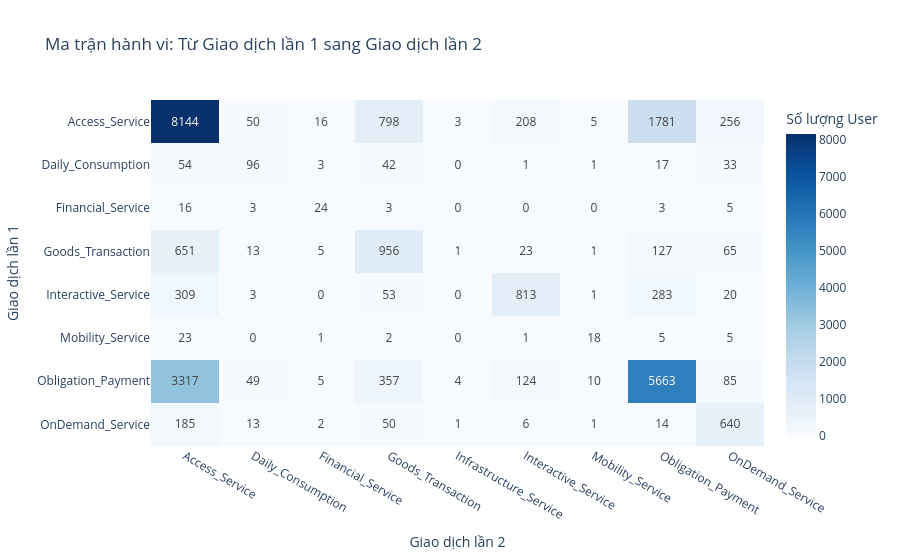

The cell this chart's notebook holds for it:
### Code cell
# Lấy giao dịch lần 1 và lần 2 của mỗi user
trans_1 = df_all[df_all['trans_rank'] == 1][['userID', 'report_cat']]
trans_1.rename(columns={'report_cat': 'First_Step'}, inplace=True)

trans_2 = df_all[df_all['trans_rank'] == 2][['userID', 'report_cat']]
trans_2.rename(columns={'report_cat': 'Second_Step'}, inplace=True)

# Gộp lại để tạo luồng: First_Step -> Second_Step
path_df = trans_1.merge(trans_2, on='userID', how='inner')

heatmap_data = path_df.groupby(['First_Step', 'Second_Step']).size().reset_index(name='Count')
heatmap_pivot = heatmap_data.pivot(index='First_Step', columns='Second_Step', values='Count').fillna(0)

# 2. Vẽ Heatmap
fig_heatmap = px.imshow(
    heatmap_pivot,
    labels=dict(x="Giao dịch lần 2", y="Giao dịch lần 1", color="Số lượng User"),
    x=heatmap_pivot.columns,
    y=heatmap_pivot.index,
    text_auto=True, # Hiển thị số trực tiếp trên ô
    aspect="auto",
    color_continuous_scale='Blues',
    title="Ma trận hành vi: Từ Giao dịch lần 1 sang Giao dịch lần 2"
)

fig_heatmap.show()

### Figure 1 — Plotly figure (JSON) as saved in the notebook; plotly's stock layout.template omitted (floating-point values rounded to 4 significant figures)
{"data": [{"coloraxis": "coloraxis", "hovertemplate": "Giao dịch lần 2: %{x}<br>Giao dịch lần 1: %{y}<br>Số lượng User: %{z}<extra></extra>", "name": "0", "texttemplate": "%{z}", "type": "heatmap", "x": ["Access_Service", "Daily_Consumption", "Financial_Service", "Goods_Transaction", "Infrastructure_Service", "Interactive_Service", "Mobility_Service", "Obligation_Payment", "OnDemand_Service"], "xaxis": "x", "y": ["Access_Service", "Daily_Consumption", "Financial_Service", "Goods_Transaction", "Interactive_Service", "Mobility_Service", "Obligation_Payment", "OnDemand_Service"], "yaxis": "y", "z": [[8144.0, 50.0, 16.0, 798.0, 3.0, 208.0, 5.0, 1781.0, 256.0], [54.0, 96.0, 3.0, 42.0, 0.0, 1.0, 1.0, 17.0, 33.0], [16.0, 3.0, 24.0, 3.0, 0.0, 0.0, 0.0, 3.0, 5.0], [651.0, 13.0, 5.0, 956.0, 1.0, 23.0, 1.0, 127.0, 65.0], [309.0, 3.0, 0.0, 53.0, 0.0, 813.0, 1.0, 283.0, 20.0], [23.0, 0.0, 1.0, 2.0, 0.0, 1.0, 18.0, 5.0, 5.0], [3317.0, 49.0, 5.0, 357.0, 4.0, 124.0, 10.0, 5663.0, 85.0], [185.0, 13.0, 2.0, 50.0, 1.0, 6.0, 1.0, 14.0, 640.0]]}], "layout": {"coloraxis": {"colorbar": {"title": {"text": "Số lượng User"}}, "colorscale": [[0, "rgb(247,251,255)"], [0.125, "rgb(222,235,247)"], [0.25, "rgb(198,219,239)"], [0.375, "rgb(158,202,225)"], [0.5, "rgb(107,174,214)"], [0.625, "rgb(66,146,198)"], [0.75, "rgb(33,113,181)"], [0.875, "rgb(8,81,156)"], [1, "rgb(8,48,107)"]]}, "title": {"text": "Ma trận hành vi: Từ Giao dịch lần 1 sang Giao dịch lần 2"}, "xaxis": {"anchor": "y", "domain": [0, 1], "title": {"text": "Giao dịch lần 2"}}, "yaxis": {"anchor": "x", "autorange": "reversed", "domain": [0, 1], "title": {"text": "Giao dịch lần 1"}}}}
